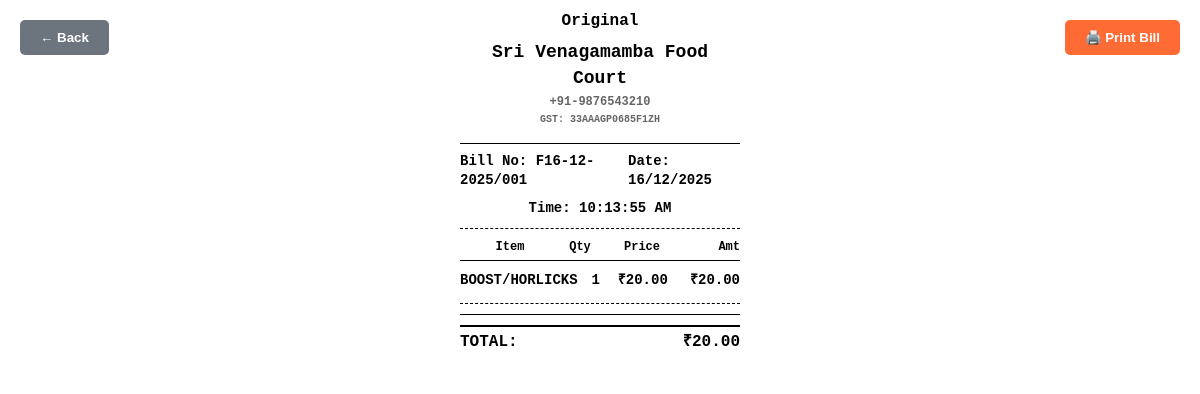
Page /bill/F16-12-2025/001 on the committed database.
### tables this page shows
CREATE TABLE settings (
            id INTEGER PRIMARY KEY AUTOINCREMENT,
            key TEXT UNIQUE NOT NULL,
            value TEXT NOT NULL,
            updated_at TIMESTAMP DEFAULT CURRENT_TIMESTAMP
        );

CREATE TABLE bills (
            id INTEGER PRIMARY KEY AUTOINCREMENT,
            bill_number TEXT UNIQUE NOT NULL,
            items TEXT NOT NULL,
            subtotal REAL NOT NULL,
            tax_amount REAL NOT NULL,
            service_charge REAL NOT NULL,
            total REAL NOT NULL,
            created_at TIMESTAMP DEFAULT CURRENT_TIMESTAMP
        );

### app.py (the view)
@app.route('/bill/<path:bill_number>')
def view_bill(bill_number):
    def _get_bill(conn):
        cursor = conn.cursor()
        cursor.execute('SELECT * FROM bills WHERE bill_number = ?', (bill_number,))
        bill = cursor.fetchone()
        seq_number = None
        try:
            cursor.execute('SELECT seq_number FROM bill_sequence WHERE bill_number = ?', (bill_number,))
            row = cursor.fetchone()
            if row:
                seq_number = row[0]
        except sqlite3.OperationalError:
            seq_number = None
        return bill, seq_number
    try:
        bill, seq_number = safe_db_operation(_get_bill)
    except Exception as e:
        print(f"Error fetching bill {bill_number}: {e}")
        flash('Error loading bill', 'error')
        return redirect(url_for('reports'))
    if not bill:
        flash('Bill not found', 'error')
        return redirect(url_for('reports'))
    try:
        items = json.loads(bill[2]) if isinstance(bill[2], str) else bill[2]
        if not isinstance(items, list):
            items = []
    except (json.JSONDecodeError, TypeError):
        items = []
    bill_data = {
        'id': bill[0],
        'bill_number': bill[1],
        'bill_items': items,  # Renamed from 'items' to 'bill_items' to avoid conflict
        'subtotal': bill[3],
        'tax_amount': bill[4],
        'service_charge': bill[5],
        'total': bill[6],
        'created_at': bill[7],
        'seq_number': seq_number
    }
    settings_data = {
        'restaurant_name': get_setting('restaurant_name', 'My Restaurant'),
        'restaurant_address': get_setting('restaurant_address', '123 Main Street, City'),
        'restaurant_phone': get_setting('restaurant_phone', '+1-234-567-8900'),
        'restaurant_gst': get_setting('restaurant_gst', '')
    }
    copy_type = request.args.get('copy', 'student')
    return render_template('bill_print.html', bill=bill_data, settings=settings_data, copy_type=copy_type)

### app.py (called while the page is built, shortened)
def get_db_connection():
    max_retries = 3
    retry_delay = 0.1
    for attempt in range(max_retries):
        try:
            with db_lock:
                conn = sqlite3.connect('database/restaurant.db', timeout=10.0)
                conn.execute('PRAGMA journal_mode=WAL')
                conn.execute('PRAGMA synchronous=NORMAL')
                conn.execute('PRAGMA cache_size=1000')
                conn.execute('PRAGMA temp_store=MEMORY')
                return conn
        except Exception as e:
            print(f"Unexpected database error: {e}")
            raise e
    raise sqlite3.OperationalError("Could not acquire database lock after multiple attempts")

def safe_db_operation(operation_func, *args, **kwargs):
    conn = None
    try:
        conn = get_db_connection()
        result = operation_func(conn, *args, **kwargs)
        conn.commit()
        return result
    except Exception as e:
        if conn:
            conn.rollback()
        print(f"Database operation failed: {e}")
        raise e
    finally:
        if conn:
            conn.close()

def get_setting(key, default=None):
    def _get_setting(conn):
        cursor = conn.cursor()
        cursor.execute('SELECT value FROM settings WHERE key = ?', (key,))
        result = cursor.fetchone()
        return result[0] if result else default
    try:
        return safe_db_operation(_get_setting)
    except Exception as e:
        print(f"Error getting setting {key}: {e}")
        return default

### templates/bill_print.html (shortened to what this page needs)
<!DOCTYPE html>
<html lang="en">
<head>
</head>
<body>
    <button class="print-button no-print" style="left:20px; right:auto; background:#6c757d;" onclick="history.back()">
        ← <span data-lang="common.back">Back</span>
    </button>
    <button class="print-button no-print" onclick="window.print()">🖨️ Print Bill</button>
    <div class="bill-container">
        <div class="copy-label">{{ 'Original' if copy_type != 'kitchen' else 'Duplicate' }}</div>
        <div class="bill-header">
            <div class="restaurant-name">{{ settings.restaurant_name }}</div>
            {% if settings.restaurant_phone %}
            <div class="restaurant-phone">{{ settings.restaurant_phone }}</div>
            {% endif %}
            {% if settings.restaurant_gst %}
            <div class="restaurant-gst">GST: {{ settings.restaurant_gst }}</div>
            {% endif %}
        </div>
        <div class="bill-info">
            <div class="bill-number">Bill No: {{ bill.bill_number }}</div>
            <div class="bill-date">Date: <span id="bill-date">{{ bill.created_at[:10] }}</span></div>
        </div>
        <div class="bill-time">Time: <span id="bill-time"></span></div>
        <div class="divider"></div>
        <div class="items-header">
            <div class="header-item">Item</div>
            <div class="header-qty">Qty</div>
            <div class="header-price">Price</div>
            <div class="header-amt">Amt</div>
        </div>
        <div class="bill-items">
            {% for item in bill.bill_items %}
            <div class="bill-item">
                <div class="item-name">{{ item.name }}</div>
                <div class="item-quantity">{{ item.quantity }}</div>
                <div class="item-price">₹{{ "%.2f"|format(item.price) }}</div>
                <div class="item-amount">₹{{ "%.2f"|format(item.price * item.quantity) }}</div>
            </div>
            {% endfor %}
        </div>
        <div class="divider"></div>
        <div class="bill-totals">
            <div class="total-row final-total">
                <span class="total-label">TOTAL:</span>
                <span class="total-amount">₹{{ "%.2f"|format(bill.total) }}</span>
            </div>
        </div>
    </div>
</body>
</html>

### templates/bill_print.html (style rules this page uses)
* { margin: 0; padding: 0; box-sizing: border-box; }
body { font-family: 'Courier New', monospace; font-size: 12px; line-height: 1.4; color: #000; background: white; position: relative; font-weight: bold; }
.bill-container { max-width: 300px; margin: 0 auto; padding: 10px; background: white; position: relative; z-index: 1; }
.copy-label { text-align: center; font-size: 16px; font-weight: bold; color: #000; margin-bottom: 8px; }
.bill-header { text-align: center; border-bottom: 1px solid #000; padding-bottom: 8px; margin-bottom: 8px; }
.restaurant-name { font-size: 18px; font-weight: bold; margin-bottom: 3px; }
.restaurant-phone { font-size: 12px; margin-bottom: 2px; color: #666; }
.restaurant-gst { font-size: 10px; margin-bottom: 8px; color: #666; }
.bill-info { margin-bottom: 8px; display: flex; justify-content: space-between; }
.bill-number { font-weight: bold; font-size: 14px; }
.bill-date { font-size: 14px; color: #000; font-weight: bold; }
.bill-time { font-size: 14px; color: #000; font-weight: bold; text-align: center; margin-top: 4px; }
.bill-items { margin-bottom: 8px; }
.items-header { display: flex; justify-content: space-between; font-weight: bold; border-bottom: 1px solid #000; padding-bottom: 4px; margin-bottom: 8px; }
.header-item { flex: 1; text-align: center; }
.header-qty { width: 40px; text-align: center; }
.header-price { width: 60px; text-align: right; }
.header-amt { width: 80px; text-align: right; }
.bill-item { display: flex; justify-content: space-between; margin-bottom: 5px; padding: 2px 0; }
.item-name { flex: 1; font-weight: bold; font-size: 14px; }
.item-quantity { width: 40px; text-align: center; font-weight: bold; font-size: 14px; }
.item-price { width: 60px; text-align: right; font-weight: bold; font-size: 14px; }
.item-amount { width: 80px; text-align: right; font-weight: bold; font-size: 14px; }
.bill-totals { border-top: 1px solid #000; padding-top: 6px; }
.total-row { display: flex; justify-content: space-between; margin-bottom: 3px; }
.total-label { font-weight: bold; }
.total-amount { font-weight: bold; }
.final-total { border-top: 2px solid #000; padding-top: 4px; margin-top: 4px; font-size: 16px; font-weight: bold; }
.divider { border-top: 1px dashed #000; margin: 10px 0; }
.print-button { position: fixed; top: 20px; right: 20px; background: #ff6b35; color: white; border: none; padding: 10px 20px; border-radius: 5px; cursor: pointer; font-weight: bold; z-index: 1000; }

### rows in the picture
settings: restaurant_name "Sri Venagamamba Food Court"
settings: restaurant_phone "+91-9876543210"
settings: restaurant_gst "33AAAGP0685F1ZH"
bills: bill_number "F16-12-2025/001", total "20.00"

### other values in the picture
{{ 'Original' if copy_type != 'kitchen' else 'Duplicate' }} "Original"
{{ item.name }} "BOOST/HORLICKS"
{{ item.quantity }} "1"
{{ "%.2f"|format(item.price) }} "20.00"
{{ "%.2f"|format(item.price * item.quantity) }} "20.00"
